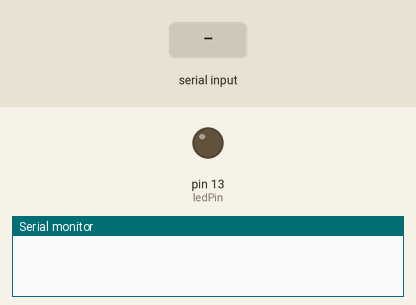
Recording of a sketch running on a simulated Arduino Uno, built with avr-gcc and run on an emulated ATmega328P. On the bench: output pins drawn as LEDs (lit = HIGH), the last lines printed to the serial monitor. The test bench sets the inputs (shaded band).

Above: at 1.2 s.
1.3 s: "1\n" received over Serial
At 2.1 s:
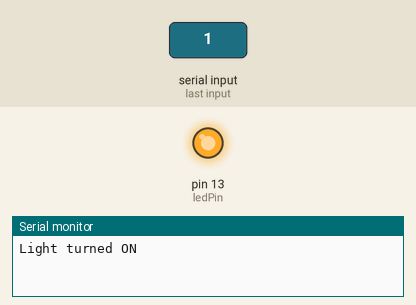
2.8 s: "0\n" received over Serial
At 3.2 s:
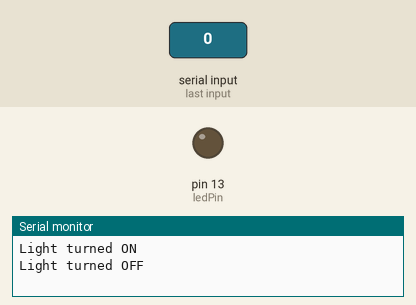
Timing chart, 0 to 5.8 s (numbered marks = the images above; inputs shaded):
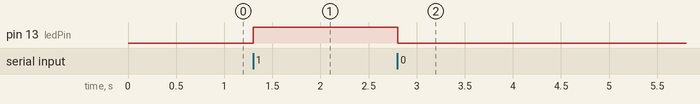

Measured:
- after the input at 1.3 s, pin 13 (ledPin): LOW → HIGH at once
- after the input at 2.8 s, pin 13 (ledPin): HIGH → LOW at once

The sketch:

_speech_recognition_system1.ino
```cpp
const int ledPin = 13; // LED connected to digital pin 13

void setup() {
  pinMode(ledPin, OUTPUT);   // Set pin 13 as output
  Serial.begin(9600);        // Start Serial communication
}

void loop() {
  if (Serial.available()) {
    String command = Serial.readStringUntil('\n'); // Read input until newline
    command.trim(); // Remove leading/trailing spaces

    if (command == "1") {
      digitalWrite(ledPin, HIGH);  // Turn ON LED
      Serial.println("Light turned ON");
    }
    else if (command == "0") {
      digitalWrite(ledPin, LOW);   // Turn OFF LED
      Serial.println("Light turned OFF");
    }
    else {
      Serial.println("Unknown command");
    }
  }
}
```
